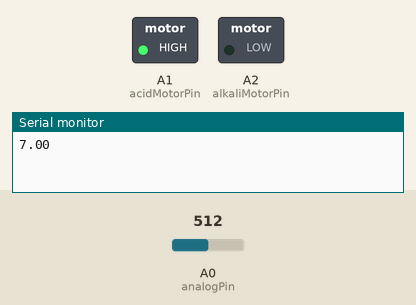
Simulated run of this sketch. Board: Arduino Uno, built with avr-gcc and run on an emulated ATmega328P. On the bench: switched loads named in the sketch (green lamp = pin HIGH), the last lines printed to the serial monitor. The test bench sets the inputs (shaded band); at power-on: A0 (analogPin) = 512.

Above: at 1.2 s.
1.3 s: A0 (analogPin) set to 580
2.8 s: A0 (analogPin) set to 592
At 5.4 s:
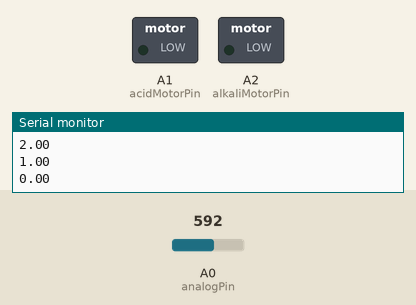
5.7 s: A0 (analogPin) set to 716
At 7.6 s:
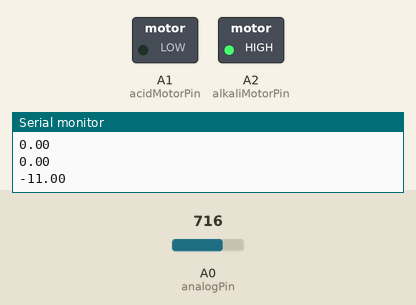
8.3 s: A0 (analogPin) set to 511
At 9.7 s:
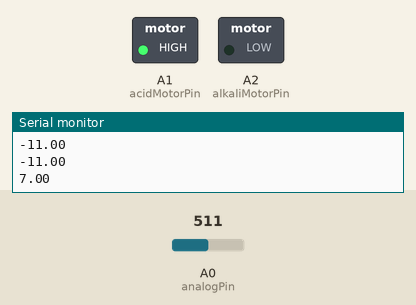
10.9 s: A0 (analogPin) set to 900
At 13.0 s:
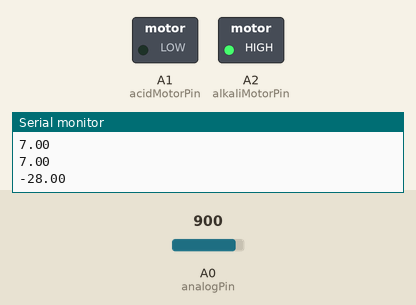
Timing chart, 0 to 14.5 s (numbered marks = the images above; inputs shaded):
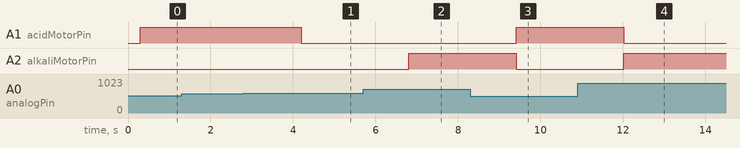

The sketch:

TotalpH.ino
```cpp
float analogPin = A0;
int val = 0;
int buffer_arr[10];
float pH, avgval, ans, upH;
int ph7=515;
int acidMotorPin = A1;
int alkaliMotorPin = A2;
int blinkPin = 13; // pin that turns on the LED
int watertime = 5; // how long to water in seconds
int waittime = 60;

void setup() {
  // put your setup code here, to run once:
  Serial.begin(9600);
  pinMode(acidMotorPin, OUTPUT); // set A0 to an output so we can use it to turn on the transistor
  pinMode(alkaliMotorPin, OUTPUT);

}

void loop() {
  // put your main code here, to run repeatedly:
  for(int i=0;i<10;i++)
 {
 buffer_arr[i]=analogRead(A0);
 delay(30);
 }
 for(int i=2;i<8;i++){
 avgval+=buffer_arr[i];
val=avgval/6;
 }
 pH=7-(val-515)/11;
  Serial.println(pH);
  if (pH<upH-0.2){
     digitalWrite(alkaliMotorPin, HIGH); // turn on the motor
     digitalWrite(acidMotorPin, LOW);
  }
  else if (pH>upH+0.2){
     digitalWrite(acidMotorPin, HIGH); // turn on the motor
     digitalWrite(alkaliMotorPin, LOW);
  }
  else{
    digitalWrite(alkaliMotorPin, LOW);
    digitalWrite(acidMotorPin, LOW);
  }
  avgval=0;
  delay(1000);
}
```

Measured:
- the behaviour switches between 591 and 592 on A0 (analogPin) (found by bisection; images 0 and 1)
- after the input at 2.8 s, A1 (acidMotorPin): HIGH → LOW after 1.4 s
- after the input at 5.7 s, A2 (alkaliMotorPin): LOW → HIGH after 1.1 s
- after the input at 8.3 s, A1 (acidMotorPin): LOW → HIGH after 1.1 s; A2 (alkaliMotorPin): HIGH → LOW after 1.1 s
- after the input at 10.9 s, A1 (acidMotorPin): HIGH → LOW after 1.1 s; A2 (alkaliMotorPin): LOW → HIGH after 1.1 s
